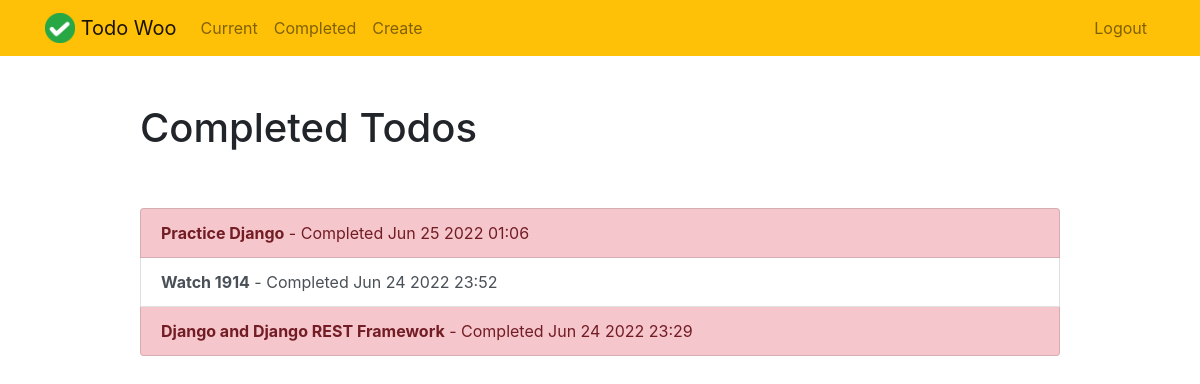
The page /completed/ (signed in) on the database as committed earlier.
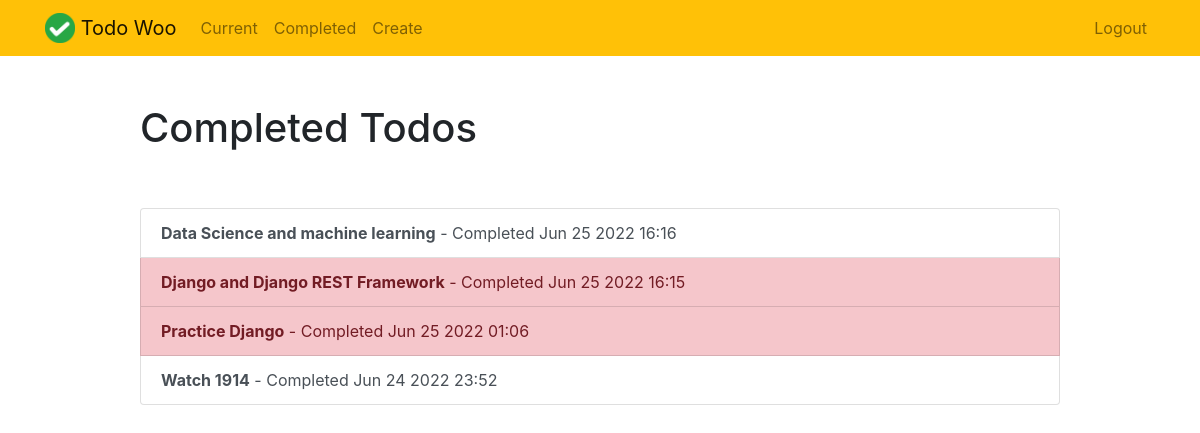
The same page on the database as committed later.
### TodoApp/models.py (models this page shows, shortened)
class Todo(models.Model):
    title = models.CharField(max_length=100)
    memo = models.TextField(blank=True)
    created = models.DateTimeField(auto_now_add=True)
    datecompleted = models.DateTimeField(null=True, blank=True)
    important = models.BooleanField(default=False)
    user = models.ForeignKey(User, on_delete=models.CASCADE)

### TodoApp/views.py (the view)
# urls.py: path('completed/', views.completedtodos, name='completedtodos'),
@login_required
def completedtodos(request):
    todos = Todo.objects.filter(user=request.user, datecompleted__isnull=False).order_by('-datecompleted')
    return render(request, 'todo/completed-todo.html', {'todos':todos})

### TodoApp/templates/todo/completed-todo.html
{% extends "todo/base.html" %}
{% block content %}
    <div class="row justify-content-center mt-5">
        <div class="col-md-10">
            <h1>Completed Todos</h1>
        </div>
    </div>
    <div class="row justify-content-center mt-5">
        <div class="col-md-10">
            <div class="list-group">
                {% for todo in todos %}
                    <a href="{% url 'viewtodo' todo.id %}" class="list-group-item list-group-item-action{% if todo.important %} list-group-item-danger{% endif %}"><b>{{ todo.title }}</b> - Completed {{ todo.datecompleted|date:'M j Y H:i' }}</a>
                {% endfor %}
            </div>
        </div>
    </div>
{% endblock %}

### TodoApp/templates/todo/base.html (shortened to what this page needs)
{% load static %}
<!doctype html>
<html lang="en">
<head>
    <link rel="stylesheet" href="https://stackpath.bootstrapcdn.com/bootstrap/4.4.1/css/bootstrap.min.css">
</head>
<body>
<nav class="navbar navbar-expand-md navbar-light bg-warning">
<div class="container">
    <a class="navbar-brand" href="{% url 'home' %}">
         <img src="{% static 'todo/logo.png' %}" width="30" height="30" class="d-inline-block align-top">
        <span>Todo Woo</span>
    </a>
    <div class="collapse navbar-collapse" id="navbarNav">
    {% if user.is_authenticated %}
        <ul class="navbar-nav mr-auto">
                <li class="nav-item {{ current }}">
                    <a class="nav-link" href="{% url 'currenttodos' %}">Current</a>
                </li>
                <li class="nav-item {{ completed }}">
                    <a class="nav-link" href="{% url 'completedtodos' %}">Completed</a>
                </li>
                <li class="nav-item {{ create }}">
                    <a class="nav-link" href="{% url 'createtodo' %}">Create</a>
                </li>
        </ul>
    {% endif %}
    <ul class="navbar-nav ml-auto">
            {% if user.is_authenticated %}
                <li class="nav-item">
                    <a href="#" onclick="$('#signOutBtn').click()" class="nav-link">Logout</a>
                </li>
            {% endif %}
        </ul>
    </div>
</div>
</nav>
<div class="container">
{% block content %}{% endblock %}
</div>
</body>
</html>

Rows that differ between the two databases and show on the page:
now on this page (row edited): Todo: title "Data Science and machine learning", datecompleted "Jun 25 2022 16:16", important False (drawn)
changed Todo "Django and Django REST Framework": datecompleted "Jun 24 2022 23:29" → "Jun 25 2022 16:15"; moves up the list
